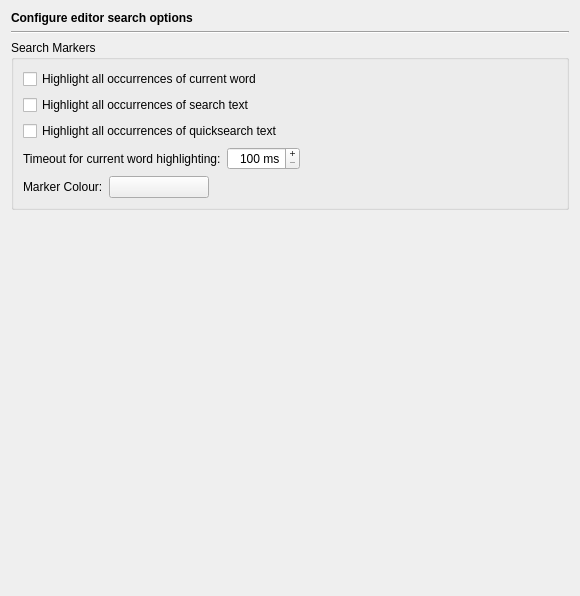
<ui version="4.0" >
 <class>EditorSearchPage</class>
 <widget class="QWidget" name="EditorSearchPage" >
  <property name="geometry" >
   <rect>
    <x>0</x>
    <y>0</y>
    <width>576</width>
    <height>596</height>
   </rect>
  </property>
  <layout class="QVBoxLayout" >
   <item>
    <widget class="QLabel" name="headerLabel" >
     <property name="text" >
      <string>&lt;b>Configure editor search options&lt;/b></string>
     </property>
    </widget>
   </item>
   <item>
    <widget class="Line" name="line3" >
     <property name="frameShape" >
      <enum>QFrame::HLine</enum>
     </property>
     <property name="frameShadow" >
      <enum>QFrame::Sunken</enum>
     </property>
     <property name="orientation" >
      <enum>Qt::Horizontal</enum>
     </property>
    </widget>
   </item>
   <item>
    <widget class="QGroupBox" name="groupBox_4" >
     <property name="title" >
      <string>Search Markers</string>
     </property>
     <layout class="QVBoxLayout" >
      <item>
       <widget class="QCheckBox" name="occurrencesMarkersEnabledCheckBox" >
        <property name="toolTip" >
         <string>Select, whether markers for all occurrences of the current word shall be shown</string>
        </property>
        <property name="text" >
         <string>Highlight all occurrences of current word</string>
        </property>
       </widget>
      </item>
      <item>
       <widget class="QCheckBox" name="searchMarkersEnabledCheckBox" >
        <property name="toolTip" >
         <string>Select, whether search markers shall be shown for a standard search</string>
        </property>
        <property name="text" >
         <string>Highlight all occurrences of search text</string>
        </property>
       </widget>
      </item>
      <item>
       <widget class="QCheckBox" name="quicksearchMarkersEnabledCheckBox" >
        <property name="toolTip" >
         <string>Select, whether search markers shall be shown for a quicksearch</string>
        </property>
        <property name="text" >
         <string>Highlight all occurrences of quicksearch text</string>
        </property>
       </widget>
      </item>
      <item>
       <layout class="QHBoxLayout" >
        <item>
         <widget class="QLabel" name="label" >
          <property name="text" >
           <string>Timeout for current word highlighting:</string>
          </property>
         </widget>
        </item>
        <item>
         <widget class="QSpinBox" name="markOccurrencesTimeoutSpinBox" >
          <property name="toolTip" >
           <string>Enter the time in milliseconds after which occurrences of the current word shall be highlighted</string>
          </property>
          <property name="alignment" >
           <set>Qt::AlignRight|Qt::AlignTrailing|Qt::AlignVCenter</set>
          </property>
          <property name="buttonSymbols" >
           <enum>QAbstractSpinBox::PlusMinus</enum>
          </property>
          <property name="correctionMode" >
           <enum>QAbstractSpinBox::CorrectToNearestValue</enum>
          </property>
          <property name="suffix" >
           <string> ms</string>
          </property>
          <property name="minimum" >
           <number>100</number>
          </property>
          <property name="maximum" >
           <number>5000</number>
          </property>
          <property name="singleStep" >
           <number>100</number>
          </property>
         </widget>
        </item>
        <item>
         <spacer>
          <property name="orientation" >
           <enum>Qt::Horizontal</enum>
          </property>
          <property name="sizeHint" stdset="0" >
           <size>
            <width>40</width>
            <height>20</height>
           </size>
          </property>
         </spacer>
        </item>
       </layout>
      </item>
      <item>
       <layout class="QHBoxLayout" >
        <item>
         <widget class="QLabel" name="TextLabel2_2_2_2_2_2" >
          <property name="text" >
           <string>Marker Colour:</string>
          </property>
         </widget>
        </item>
        <item>
         <widget class="QPushButton" name="searchMarkerButton" >
          <property name="minimumSize" >
           <size>
            <width>100</width>
            <height>0</height>
           </size>
          </property>
          <property name="toolTip" >
           <string>Select the colour for the search markers.</string>
          </property>
          <property name="text" >
           <string/>
          </property>
         </widget>
        </item>
        <item>
         <spacer>
          <property name="orientation" >
           <enum>Qt::Horizontal</enum>
          </property>
          <property name="sizeHint" stdset="0" >
           <size>
            <width>40</width>
            <height>20</height>
           </size>
          </property>
         </spacer>
        </item>
       </layout>
      </item>
     </layout>
    </widget>
   </item>
   <item>
    <spacer>
     <property name="orientation" >
      <enum>Qt::Vertical</enum>
     </property>
     <property name="sizeHint" stdset="0" >
      <size>
       <width>558</width>
       <height>231</height>
      </size>
     </property>
    </spacer>
   </item>
  </layout>
 </widget>
 <tabstops>
  <tabstop>occurrencesMarkersEnabledCheckBox</tabstop>
  <tabstop>searchMarkersEnabledCheckBox</tabstop>
  <tabstop>quicksearchMarkersEnabledCheckBox</tabstop>
  <tabstop>markOccurrencesTimeoutSpinBox</tabstop>
  <tabstop>searchMarkerButton</tabstop>
 </tabstops>
 <resources/>
 <connections/>
</ui>
